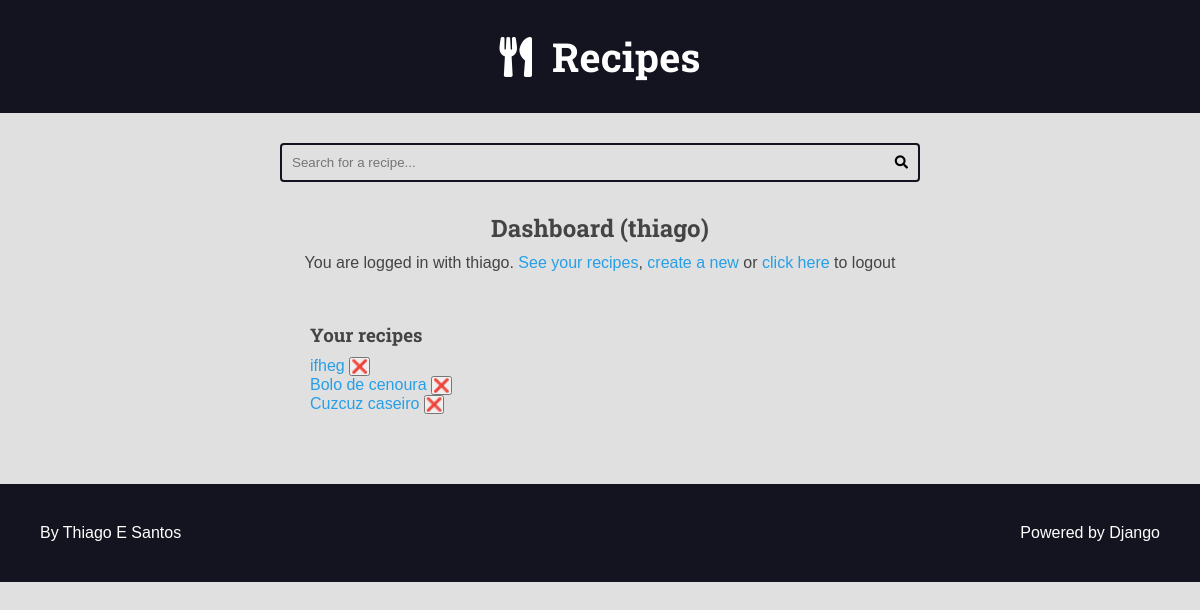
The app's page /authors/dashboard/ (signed in), older data.
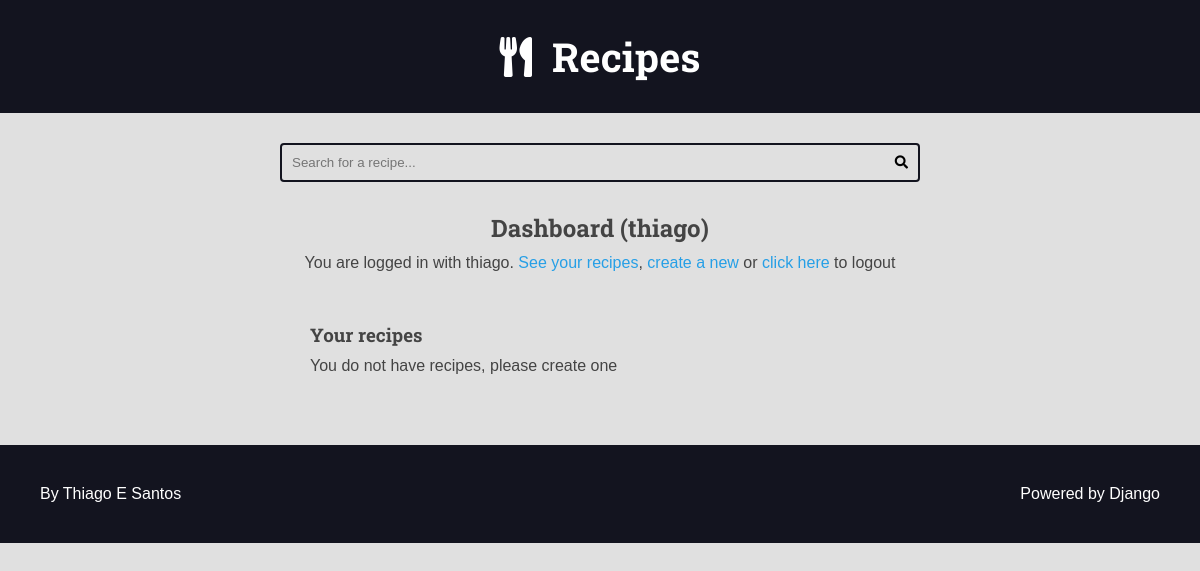
The same page, newer data.
### recipes/models.py (models this page shows, shortened)
class Recipe(models.Model):
    title = models.CharField(max_length=65)
    description = models.CharField(max_length=165)
    slug = models.SlugField(unique=True)
    preparation_time = models.IntegerField()
    preparation_time_unit = models.CharField(max_length=65)
    servings = models.IntegerField()
    servings_unit = models.CharField(max_length=65)
    preparation_steps = models.TextField()
    preparation_steps_is_html = models.BooleanField(default=False)
    created_at = models.DateTimeField(auto_now_add=True)
    updated_at = models.DateTimeField(auto_now=True)
    is_published = models.BooleanField(default=False)
    cover = models.ImageField(
        upload_to='recipes/covers/%Y/%m/%d/', blank=True, default='')
    category = models.ForeignKey(
        Category, on_delete=models.SET_NULL, null=True, blank=True,
        default=None,
    )
    author = models.ForeignKey(
        User, on_delete=models.SET_NULL, null=True
    )

### authors/views/all.py (the view)
# urls.py: path('dashboard/', views.dashboard, name='dashboard'),
@login_required(login_url='authors:login', redirect_field_name='next')
def dashboard(request):
    recipes = Recipe.objects.filter(
        author=request.user.id,
        is_published=False
    ).order_by('-id')
    return render(request, 'authors/pages/dashboard.html', context={'recipes': recipes})

### authors/templates/authors/pages/dashboard.html (shortened to what this page needs)
{% extends 'global/base.html' %}
{% block content %}
  <div class="main-content center container">
    <h2>Dashboard ({{ user }})</h2>
    {% include 'authors/partials/login_message.html' %}
    <div class="authors-dashboard-container">
      <h3>Your recipes</h3>
      <ul>
        {% for recipe in recipes %}
            <li>
              <a href="{% url 'authors:dashboard_recipe_edit' recipe.id %}">{{ recipe.title }}</a>
              <form class="inline-form form-delete" action="{% url 'authors:dashboard_recipe_delete'%}" method="post">
                <button class="plaintext-button" type="submit">❌</button>
              </form>
            </li>
        {% empty %}
            <li><p>You do not have recipes, please create one</p></li>
        {% endfor %}
      </ul>
    </div>
  </div>
{% endblock content %}

### base_templates/global/base.html (shortened to what this page needs)
{% load static %}
<!DOCTYPE html>
<html lang="pt-BR">
<head>
    {% include 'global/partials/head.html' %}
</head>
<body>
    {% include 'global/partials/header.html' %}
    {% include 'global/partials/search.html' %}
    <main class="main-content-container">
        {% block content %}{% endblock content %}
    </main>
    {% include 'global/partials/footer.html' %}
</body>
</html>

### base_templates/global/partials/head.html (shortened to what this page needs)
{% load static %}
<link rel="stylesheet" href="https://cdnjs.cloudflare.com/ajax/libs/font-awesome/5.15.4/css/fontawesome.min.css"
 />
<link rel="stylesheet" href="https://cdnjs.cloudflare.com/ajax/libs/font-awesome/5.15.4/css/brands.min.css"
 />
<link rel="stylesheet" href="https://cdnjs.cloudflare.com/ajax/libs/font-awesome/5.15.4/css/solid.min.css"
 />
<link rel="stylesheet" href="{% static 'global/css/styles.css' %}">
<link rel="stylesheet" href="{% static 'global/css/global-style.css' %}">

### base_templates/global/partials/header.html
<header class="main-header-container">
    <div class="main-header container">
        <h1>
            <a class="main-logo" href="{% url 'recipes:home' %}">
                <i class="fas fa-utensils main-logo-icon"></i>
                <span class="main-logo-text">Recipes</span>
            </a>
        </h1>
    </div>
</header>

### base_templates/global/partials/search.html
<div class="search-container">
    <div class="container">
        <form action="{% url 'recipes:search'%}" method="GET" class="search-form">
            <input type="search" class="search-input" name="q" value="{{ search_term }}"
            placeholder="Search for a recipe..." required>
            <button type="submit" class="search-button"><i class="fas fa-search"></i></button>
        </form>
    </div>
</div>

### authors/templates/authors/partials/login_message.html (shortened to what this page needs)
{% if request.user.is_authenticated %}
    <div class="login-message">
      You are logged in with
      {{ request.user.username }}.
      <a href="{% url 'authors:dashboard' %}">See your recipes</a>,
      <a href="{% url 'authors:dashboard_recipe_create'%}">create a new</a> or
      <form class="inline-form" action="{% url 'authors:logout' %}" method="post">
        <button class="plain-text-button" type="submit">click here</button>
      </form> to logout
    </div>
    {% endif %}

### base_templates/global/partials/footer.html
<footer class="main-footer">
  <div class="developer">
    <a href="" target="_blank" rel="noreferrer noopener">By Thiago E Santos</a>
  </div>
  <div class="powered">
    <a href="" target="_blank" rel="noreferrer noopener">Powered by Django</a>
  </div>
</footer>

### base_static/global/css/styles.css (style rules this page uses)
:root { --color-primary: #269fe6; --color-primary-hover: #2086c2; --color-primary-dark: #13141f; --color-primary-dark-hover: #212336; --color-primary-light: #d4ecfa; --color-primary-light-hover: #bdd8e7; --color-white: #fff; --color-black: #000; --color-dark-text: #444; --color-info-light: #cce5ff; --color-debug-light: #cce5ff; --color-success-light: #d4edda; --color-alert-light: #fff3cd; --color-warning-light: #fff3cd; --color-error-light: #f8d7da; --color-info-dark: #4d86c4; --color-debug-dark: #4d86c4; --color-success-dark: #4a9c5d; --color-alert-dark: #927f40; --color-warning-dark: #927f40; --color-error-dark: #da525d; --color-gray-0: #f9f9f9; --color-gray-1: #e0e0e0; --color-gray-2: #c7c7c7; --color-gray-3: #aeaeae; --color-gray-4: #959595; --color-gray-5: #7d7d7d; --color-gray-6: #646464; --color-gray-7: #4b4b4b; --color-gray-8: #323232; --color-gray-9: #191919; --font-primary: sans-serif; --font-headings: 'Roboto Slab', serif; --spacing-gutter-medium: 3rem; --spacing-gutter-large: 4rem; }
* { padding: 0; margin: 0; box-sizing: border-box; }
html { font-size: 62.5%; }
body { font-size: 1.6rem; font-family: var(--font-primary); background: var(--color-gray-1); color: var(--color-dark-text); }
h1, h2, h3, h4, h5, h6 { font-family: var(--font-headings); }
a { color: var(--color-primary); text-decoration: none; }
.container { max-width: 144rem; margin: 0 auto; padding: var(--spacing-gutter-medium); }
.main-header-container { background: var(--color-primary-dark); }
.main-logo { font-size: 4rem; color: var(--color-white); text-decoration: none; display: flex; flex-flow: row nowrap; align-items: center; justify-content: center; width: fit-content; margin: 0 auto; }
.main-logo-icon { margin-right: 2rem; }
.search-form { border: 0.2rem solid var(--color-primary-dark); max-width: 64rem; margin: 0 auto; border-radius: 0.4rem; position: relative; transition: all 300ms ease-in-out; }
.search-input, .search-button { border: none; background: none; outline: none; padding: 1rem; transition: all 300ms ease-in-out; }
.search-input { width: 100%; padding-right: 3rem; }
.search-button { position: absolute; top: 0; right: 0; }
.main-content { padding-top: 0; }
.main-footer { display: flex; align-items: center; justify-content: space-between; background: var(--color-primary-dark); color: var(--color-white); padding: var(--spacing-gutter-large); }
.main-footer a { color: var(--color-white); text-decoration: none; transition: all 300ms ease-in-out; }
.login-message { margin: 1rem 0; }
.authors-dashboard-container { max-width: 64rem; padding: var(--spacing-gutter-medium); text-align: left; margin: 0 auto; }
.authors-dashboard-container h3, .authors-dashboard-container p, .authors-dashboard-container ul { list-style-type: none; margin: 1rem 0; }
.center { text-align: center; }
.inline-form { display: inline; }
.plain-text-button { display: inline; border: none; background: none; cursor: pointer; color: var(--color-primary); font-size: 1.6rem; }

Row changes from the older to the newer data that the page shows:
removed Recipe: title "ifheg"
removed Recipe: title "Bolo de cenoura"
removed Recipe: title "Cuzcuz caseiro"
Text that changed along with them:
text now shown: "You do not have recipes, please create one"
